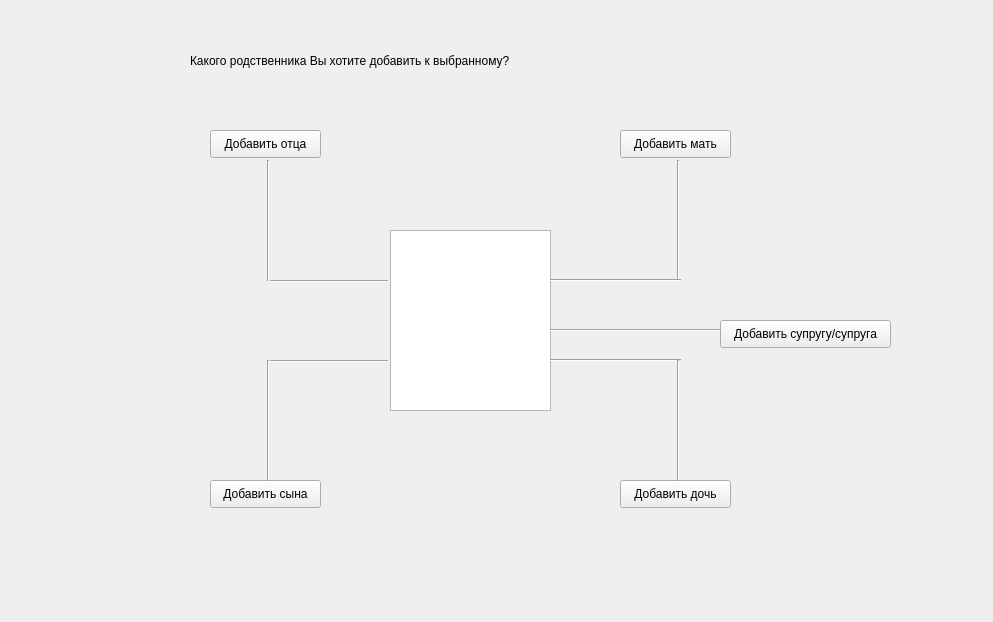
<?xml version="1.0" encoding="UTF-8"?>
<ui version="4.0">
 <class>addrelativewindow</class>
 <widget class="QWidget" name="addrelativewindow">
  <property name="geometry">
   <rect>
    <x>0</x>
    <y>0</y>
    <width>993</width>
    <height>622</height>
   </rect>
  </property>
  <property name="windowTitle">
   <string>Form</string>
  </property>
  <widget class="QLabel" name="label">
   <property name="geometry">
    <rect>
     <x>190</x>
     <y>40</y>
     <width>621</width>
     <height>41</height>
    </rect>
   </property>
   <property name="styleSheet">
    <string notr="true">font: 75 14pt &quot;MS Shell Dlg 2&quot;;</string>
   </property>
   <property name="text">
    <string>Какого родственника Вы хотите добавить к выбранному?</string>
   </property>
   <property name="scaledContents">
    <bool>false</bool>
   </property>
  </widget>
  <widget class="QPushButton" name="pushButton">
   <property name="geometry">
    <rect>
     <x>210</x>
     <y>480</y>
     <width>111</width>
     <height>28</height>
    </rect>
   </property>
   <property name="text">
    <string>Добавить сына</string>
   </property>
  </widget>
  <widget class="QPushButton" name="pushButton_2">
   <property name="geometry">
    <rect>
     <x>620</x>
     <y>480</y>
     <width>111</width>
     <height>28</height>
    </rect>
   </property>
   <property name="text">
    <string>Добавить дочь</string>
   </property>
  </widget>
  <widget class="QPushButton" name="pushButton_3">
   <property name="geometry">
    <rect>
     <x>210</x>
     <y>130</y>
     <width>111</width>
     <height>28</height>
    </rect>
   </property>
   <property name="text">
    <string>Добавить отца</string>
   </property>
  </widget>
  <widget class="QPushButton" name="pushButton_4">
   <property name="geometry">
    <rect>
     <x>620</x>
     <y>130</y>
     <width>111</width>
     <height>28</height>
    </rect>
   </property>
   <property name="text">
    <string>Добавить мать</string>
   </property>
  </widget>
  <widget class="QPushButton" name="pushButton_5">
   <property name="geometry">
    <rect>
     <x>720</x>
     <y>320</y>
     <width>171</width>
     <height>28</height>
    </rect>
   </property>
   <property name="text">
    <string>Добавить супругу/супруга</string>
   </property>
  </widget>
  <widget class="QGraphicsView" name="graphicsView">
   <property name="geometry">
    <rect>
     <x>390</x>
     <y>230</y>
     <width>161</width>
     <height>181</height>
    </rect>
   </property>
  </widget>
  <widget class="Line" name="line">
   <property name="geometry">
    <rect>
     <x>260</x>
     <y>160</y>
     <width>16</width>
     <height>121</height>
    </rect>
   </property>
   <property name="orientation">
    <enum>Qt::Vertical</enum>
   </property>
  </widget>
  <widget class="Line" name="line_2">
   <property name="geometry">
    <rect>
     <x>270</x>
     <y>280</y>
     <width>118</width>
     <height>3</height>
    </rect>
   </property>
   <property name="orientation">
    <enum>Qt::Horizontal</enum>
   </property>
  </widget>
  <widget class="Line" name="line_3">
   <property name="geometry">
    <rect>
     <x>670</x>
     <y>160</y>
     <width>16</width>
     <height>121</height>
    </rect>
   </property>
   <property name="orientation">
    <enum>Qt::Vertical</enum>
   </property>
  </widget>
  <widget class="Line" name="line_4">
   <property name="geometry">
    <rect>
     <x>550</x>
     <y>270</y>
     <width>131</width>
     <height>20</height>
    </rect>
   </property>
   <property name="orientation">
    <enum>Qt::Horizontal</enum>
   </property>
  </widget>
  <widget class="Line" name="line_5">
   <property name="geometry">
    <rect>
     <x>550</x>
     <y>320</y>
     <width>171</width>
     <height>20</height>
    </rect>
   </property>
   <property name="orientation">
    <enum>Qt::Horizontal</enum>
   </property>
  </widget>
  <widget class="Line" name="line_6">
   <property name="geometry">
    <rect>
     <x>270</x>
     <y>360</y>
     <width>118</width>
     <height>3</height>
    </rect>
   </property>
   <property name="orientation">
    <enum>Qt::Horizontal</enum>
   </property>
  </widget>
  <widget class="Line" name="line_7">
   <property name="geometry">
    <rect>
     <x>260</x>
     <y>360</y>
     <width>16</width>
     <height>121</height>
    </rect>
   </property>
   <property name="orientation">
    <enum>Qt::Vertical</enum>
   </property>
  </widget>
  <widget class="Line" name="line_8">
   <property name="geometry">
    <rect>
     <x>550</x>
     <y>350</y>
     <width>131</width>
     <height>20</height>
    </rect>
   </property>
   <property name="orientation">
    <enum>Qt::Horizontal</enum>
   </property>
  </widget>
  <widget class="Line" name="line_9">
   <property name="geometry">
    <rect>
     <x>670</x>
     <y>360</y>
     <width>16</width>
     <height>121</height>
    </rect>
   </property>
   <property name="orientation">
    <enum>Qt::Vertical</enum>
   </property>
  </widget>
 </widget>
 <resources/>
 <connections/>
</ui>
